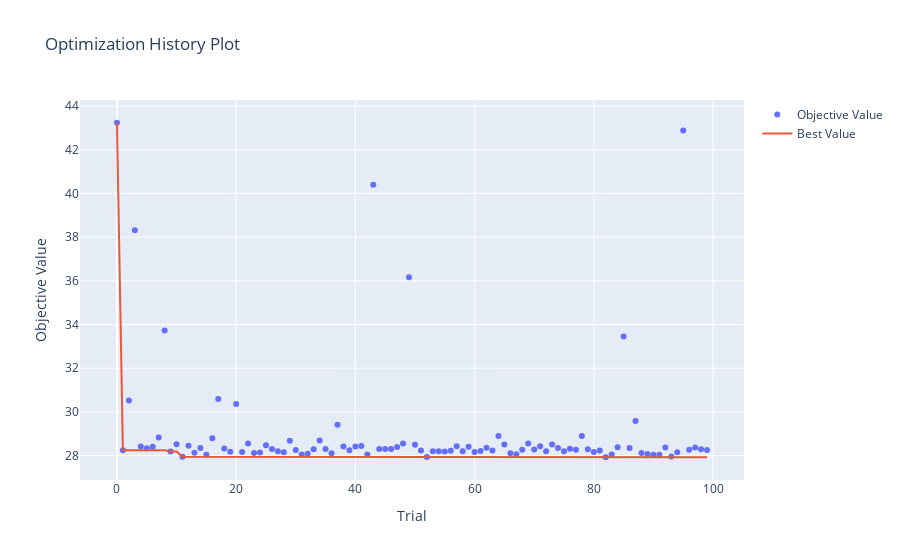
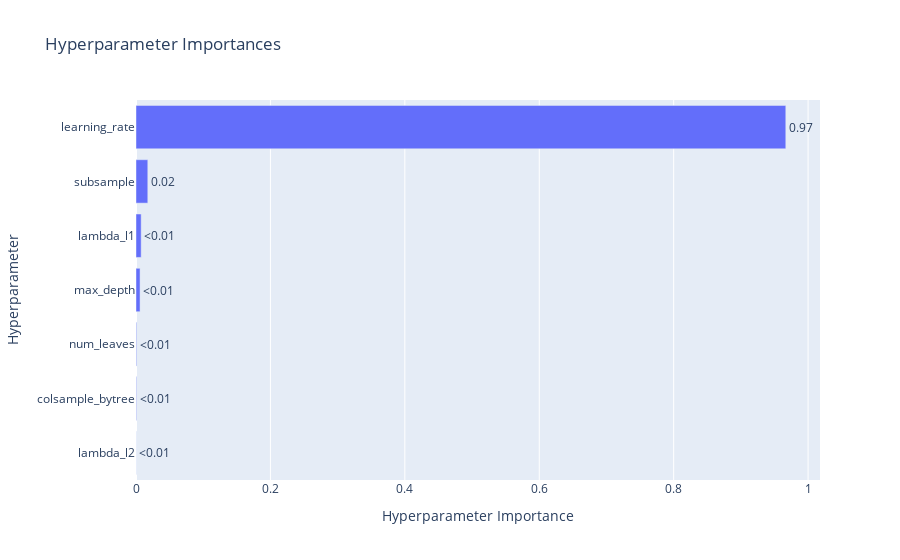

Source (notebook cell) for these figures, in order:
### Code cell
print("Tuning Finished")
print(f"Number of finished trials: {len(study.trials)}")
print(f"Best trial MAE: {study.best_value:.5f}")
print("Best hyperparameters found:")
for key, value in study.best_params.items():
    print(f"{key}: {value}")

try:
    fig = optuna.visualization.plot_optimization_history(study)
    fig.show()

    fig2 = optuna.visualization.plot_param_importances(study)
    fig2.show()
except Exception as e:
    print(f"\nCould not generate plots. Error: {e}")
    print("Install plotly for visualization: pip install plotly")

### Figure 1 — Plotly figure (JSON) as saved in the notebook; plotly's stock layout.template omitted (floating-point values rounded to 4 significant figures)
{"data": [{"mode": "markers", "name": "Objective Value", "type": "scatter", "x": [0, 1, 2, 3, 4, 5, 6, 7, 8, 9, 10, 11, 12, 13, 14, 15, 16, 17, 18, 19, 20, 21, 22, 23, 24, 25, 26, 27, 28, 29, 30, 31, 32, 33, 34, 35, 36, 37, 38, 39, 40, 41, 42, 43, 44, 45, 46, 47, 48, 49, 50, 51, 52, 53, 54, 55, 56, 57, 58, 59, 60, 61, 62, 63, 64, 65, 66, 67, 68, 69, 70, 71, 72, 73, 74, 75, 76, 77, 78, 79, 80, 81, 82, 83, 84, 85, 86, 87, 88, 89, 90, 91, 92, 93, 94, 95, 96, 97, 98, 99], "y": [43.23, 28.24, 30.53, 38.31, 28.42, 28.34, 28.41, 28.83, 33.72, 28.19, 28.52, 27.95, 28.45, 28.13, 28.34, 28.04, 28.8, 30.59, 28.32, 28.17, 30.36, 28.17, 28.55, 28.12, 28.15, 28.47, 28.3, 28.2, 28.15, 28.68, 28.25, 28.05, 28.09, 28.29, 28.69, 28.3, 28.1, 29.41, 28.42, 28.25, 28.42, 28.44, 28.05, 40.4, 28.3, 28.3, 28.3, 28.39, 28.55, 36.17, 28.49, 28.24, 27.93, 28.19, 28.2, 28.18, 28.22, 28.43, 28.2, 28.41, 28.16, 28.21, 28.36, 28.23, 28.9, 28.5, 28.1, 28.06, 28.26, 28.56, 28.28, 28.43, 28.2, 28.5, 28.35, 28.2, 28.31, 28.27, 28.9, 28.29, 28.16, 28.23, 27.92, 28.05, 28.38, 33.45, 28.35, 29.59, 28.12, 28.08, 28.04, 28.04, 28.38, 27.96, 28.15, 42.88, 28.27, 28.37, 28.29, 28.25]}, {"mode": "lines", "name": "Best Value", "type": "scatter", "x": [0, 1, 2, 3, 4, 5, 6, 7, 8, 9, 10, 11, 12, 13, 14, 15, 16, 17, 18, 19, 20, 21, 22, 23, 24, 25, 26, 27, 28, 29, 30, 31, 32, 33, 34, 35, 36, 37, 38, 39, 40, 41, 42, 43, 44, 45, 46, 47, 48, 49, 50, 51, 52, 53, 54, 55, 56, 57, 58, 59, 60, 61, 62, 63, 64, 65, 66, 67, 68, 69, 70, 71, 72, 73, 74, 75, 76, 77, 78, 79, 80, 81, 82, 83, 84, 85, 86, 87, 88, 89, 90, 91, 92, 93, 94, 95, 96, 97, 98, 99], "y": [43.23, 28.24, 28.24, 28.24, 28.24, 28.24, 28.24, 28.24, 28.24, 28.19, 28.19, 27.95, 27.95, 27.95, 27.95, 27.95, 27.95, 27.95, 27.95, 27.95, 27.95, 27.95, 27.95, 27.95, 27.95, 27.95, 27.95, 27.95, 27.95, 27.95, 27.95, 27.95, 27.95, 27.95, 27.95, 27.95, 27.95, 27.95, 27.95, 27.95, 27.95, 27.95, 27.95, 27.95, 27.95, 27.95, 27.95, 27.95, 27.95, 27.95, 27.95, 27.95, 27.93, 27.93, 27.93, 27.93, 27.93, 27.93, 27.93, 27.93, 27.93, 27.93, 27.93, 27.93, 27.93, 27.93, 27.93, 27.93, 27.93, 27.93, 27.93, 27.93, 27.93, 27.93, 27.93, 27.93, 27.93, 27.93, 27.93, 27.93, 27.93, 27.93, 27.92, 27.92, 27.92, 27.92, 27.92, 27.92, 27.92, 27.92, 27.92, 27.92, 27.92, 27.92, 27.92, 27.92, 27.92, 27.92, 27.92, 27.92]}, {"marker": {"color": "#cccccc"}, "mode": "markers", "name": "Infeasible Trial", "showlegend": false, "type": "scatter", "x": [], "y": []}], "layout": {"title": {"text": "Optimization History Plot"}, "xaxis": {"title": {"text": "Trial"}}, "yaxis": {"title": {"text": "Objective Value"}}}}

### Figure 2 — Plotly figure (JSON) as saved in the notebook; plotly's stock layout.template omitted (floating-point values rounded to 4 significant figures)
{"data": [{"cliponaxis": false, "hovertemplate": ["lambda_l2 (FloatDistribution): 0.00018515453044212936<extra></extra>", "colsample_bytree (FloatDistribution): 0.000794528096123078<extra></extra>", "num_leaves (IntDistribution): 0.0009092935023082318<extra></extra>", "max_depth (IntDistribution): 0.006027150645009143<extra></extra>", "lambda_l1 (FloatDistribution): 0.0076790068550213276<extra></extra>", "subsample (FloatDistribution): 0.017551840481590864<extra></extra>", "learning_rate (FloatDistribution): 0.9668530258895053<extra></extra>"], "name": "Objective Value", "orientation": "h", "text": ["<0.01", "<0.01", "<0.01", "<0.01", "<0.01", "0.02", "0.97"], "textposition": "outside", "type": "bar", "x": [0.0001852, 0.0007945, 0.0009093, 0.006027, 0.007679, 0.01755, 0.9669], "y": ["lambda_l2", "colsample_bytree", "num_leaves", "max_depth", "lambda_l1", "subsample", "learning_rate"]}], "layout": {"title": {"text": "Hyperparameter Importances"}, "xaxis": {"title": {"text": "Hyperparameter Importance"}}, "yaxis": {"title": {"text": "Hyperparameter"}}}}
